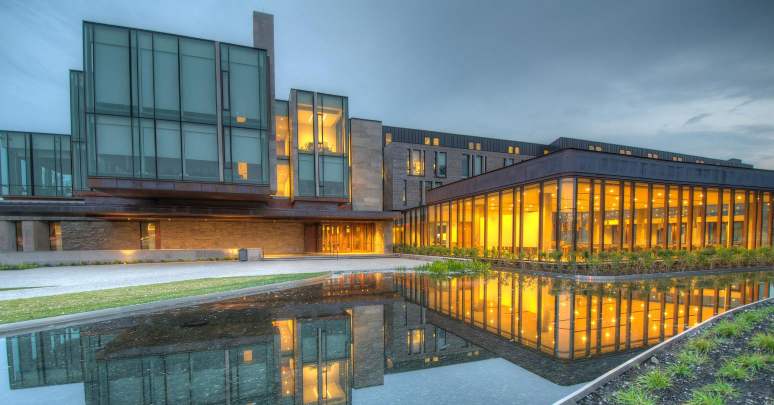
#> input picture src/assets/ivey-building-footer.png, 1548 x 810 px (shown at 1/2 size)
$ python generate-halftone.py
#> lines starting #> are read from the running program, lines starting #| are printed output that depends on the picture
from math import floor, pow, sin
from pathlib import Path

from PIL import Image, ImageDraw, ImageFilter


ROOT = Path(__file__).resolve().parents[1]
SOURCE = ROOT / "src/assets/ivey-building-footer.png"
DESTINATION = ROOT / "public/ivey-building-halftone-monitor.svg"
PHONE_DESTINATION = ROOT / "public/ivey-building-halftone-phone.svg"
PNG_DESTINATION = ROOT / "public/ivey-building-halftone-monitor.png"
PHONE_PNG_DESTINATION = ROOT / "public/ivey-building-halftone-phone.png"

VIEWBOX_WIDTH = 1200
# The artwork is judged at normal monitor distance, not as a zoomed-in SVG.
# A tighter pitch lets the circles optically blend into the building instead
# of reading as a loose icon made from oversized beads.
GRID_COLUMNS = 300
MOBILE_GRID_COLUMNS = 144
MONITOR_RASTER_WIDTH = 2880
PHONE_RASTER_WIDTH = 1170
CROP_TOP = 0.0
DESKTOP_CROP_BOTTOM = 0.84
MOBILE_CROP_BOTTOM = 1.0


def noise(x: int, y: int, seed: int) -> float:
	value = sin((x + seed) * 12.9898 + (y + seed) * 78.233) * 43758.5453
	return value - floor(value)


def clamp(value: float) -> float:
	return max(0, min(1, value))


def smoothstep(start: float, end: float, value: float) -> float:
	if start == end:
		return 1 if value >= end else 0
	progress = clamp((value - start) / (end - start))
	return progress * progress * (3 - 2 * progress)


def soft_range(value: float, start: float, end: float, feather: float = 0.04) -> float:
	"""Return a feathered 0–1 range instead of a hard rectangular edge."""
	return smoothstep(start - feather, start + feather, value) * (
		1 - smoothstep(end - feather, end + feather, value)
	)


def soft_rectangle_mask(
	x: float,
	y: float,
	left: float,
	right: float,
	top: float,
	bottom: float,
	feather: float = 0.04,
) -> float:
	return soft_range(x, left, right, feather) * soft_range(y, top, bottom, feather)


def architecture_mask(x: float, y: float, crop_bottom: float) -> float:
	"""Approximate the facade zones so bright glass still has a readable signal."""
	# These values are expressed in the original photo's normalized y-space;
	# convert the cropped SVG coordinate back so widening the crop does not
	# move the architectural emphasis.
	source_y = y * crop_bottom + CROP_TOP
	left_glass = soft_rectangle_mask(x, source_y, 0.07, 0.36, 0.04, 0.55, 0.045)
	central_glass = soft_rectangle_mask(x, source_y, 0.34, 0.53, 0.16, 0.58, 0.045)
	brick_wing = soft_rectangle_mask(x, source_y, 0.47, 0.82, 0.28, 0.62, 0.045)
	right_glass = soft_rectangle_mask(x, source_y, 0.50, 1.0, 0.36, 0.68, 0.045)
	podium = soft_rectangle_mask(x, source_y, 0.0, 0.86, 0.51, 0.72, 0.05)
	return max(left_glass, central_glass, brick_wing, right_glass, podium)


def circle_tone(brightness: float, structure: float, building_zone: float) -> str:
	# Bright glass is still part of the facade. Keep it visibly green so the
	# windows do not disappear into the white paper at normal viewing distance.
	if building_zone > 0.30 and brightness > 0.52:
		return "#154d3c" if structure > 0.12 else "#3f765f"

	if structure > 0.28 and brightness > 0.5:
		return "#3f765f"

	if brightness < 0.26:
		return "#154d3c"

	if brightness < 0.48:
		return "#3f765f"

	if brightness < 0.7:
		return "#77a28b"

	return "#a7c5b5"


def hex_to_rgb(value: str) -> tuple[int, int, int]:
	return tuple(int(value[index : index + 2], 16) for index in (1, 3, 5))


def render_png(
	destination: Path,
	viewbox_height: int,
	raster_circles: list[tuple[float, float, float, str, float]],
	raster_width: int,
) -> None:
	"""Rasterize the circles once so the browser does not parse a huge SVG."""
	raster_height = round(raster_width * viewbox_height / VIEWBOX_WIDTH)
	canvas = Image.new("RGB", (raster_width, raster_height), "#ffffff")
	draw = ImageDraw.Draw(canvas)
	scale = raster_width / VIEWBOX_WIDTH

	for center_x, center_y, radius, tone, opacity in raster_circles:
		red, green, blue = hex_to_rgb(tone)
		blend = tuple(round(255 * (1 - opacity) + channel * opacity) for channel in (red, green, blue))
		left = round((center_x - radius) * scale)
		top = round((center_y - radius) * scale)
		right = round((center_x + radius) * scale)
		bottom = round((center_y + radius) * scale)
		draw.ellipse((left, top, right, bottom), fill=blend)

	canvas.save(destination, format="PNG", optimize=True)
	print(f"Generated {raster_width}x{raster_height} raster in {destination}")


def render(
	destination: Path,
	png_destination: Path,
	grid_columns: int,
	crop_bottom: float,
	raster_width: int,
	dot_scale: float = 1.0,
) -> None:
	"""dot_scale multiplies every circle radius; centers stay fixed."""
#> called with grid_columns = 300, crop_bottom = 0.84, raster_width = 2880, dot_scale = 1.1
	image = Image.open(SOURCE).convert("RGB")
#> image is the input picture: PIL image 1548x810 RGB; mean R, G, B 116.2, 125, 117.5
	image_width, image_height = image.size
#> image_width = 1548; image_height = 810
	crop_top = round(image_height * CROP_TOP)
#> crop_top = 0
	crop_bottom_px = round(image_height * crop_bottom)
#> crop_bottom_px = 680
	image = image.crop((0, crop_top, image_width, crop_bottom_px))
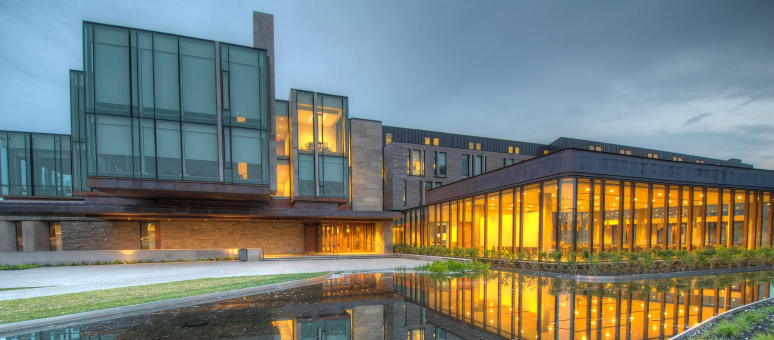
#> image: PIL image 1548x680 RGB (shown at 1/2 size); mean R, G, B 120.6, 127, 118.6
	viewbox_height = round(VIEWBOX_WIDTH * image.height / image.width)
#> viewbox_height = 527
	grid_rows = round(grid_columns * viewbox_height / VIEWBOX_WIDTH)
#> grid_rows = 132
	cell_size = VIEWBOX_WIDTH / grid_columns
	sample = image.resize((grid_columns, grid_rows), Image.Resampling.LANCZOS)
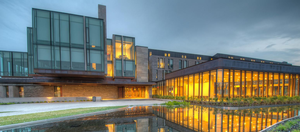
#> sample: PIL image 300x132 RGB; mean R, G, B 120.6, 127, 118.6
	# Detect edges before downsampling so the tall glass mullions survive the
	# reduction. A small max filter keeps those high-resolution lines present in
	# the final grid without making grass texture equally prominent.
	edge_high = (
		image.convert("L")
		.filter(ImageFilter.GaussianBlur(radius=0.85))
		.filter(ImageFilter.FIND_EDGES)
		.filter(ImageFilter.MaxFilter(size=5))
	)
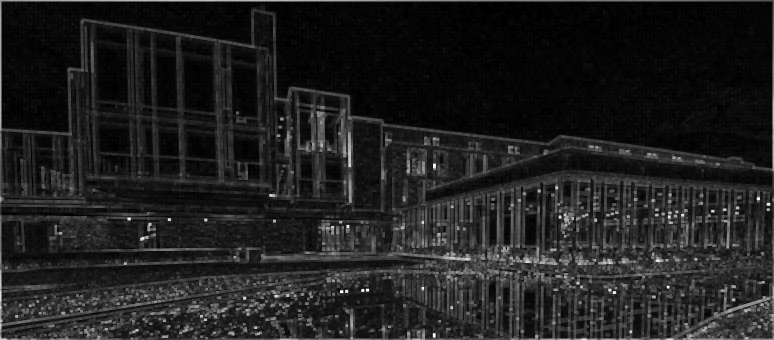
#> edge_high: PIL image 1548x680 L (shown at 1/2 size); min 0, max 255, mean 31.4
	edge_sample = edge_high.resize((grid_columns, grid_rows), Image.Resampling.LANCZOS)
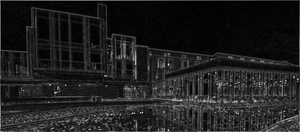
#> edge_sample: PIL image 300x132 L; min 0, max 244, mean 31.3

	circles = []
	raster_circles = []
	for row in range(grid_rows):
		for column in range(grid_columns):
			red, green, blue = sample.getpixel((column, row))
			luminance = (0.2126 * red + 0.7152 * green + 0.0722 * blue) / 255
			brightness = clamp(luminance)
			contrast_brightness = clamp((brightness - 0.52) * 1.55 + 0.52)
			edge_strength = edge_sample.getpixel((column, row)) / 255
			normalized_x = column / max(1, grid_columns - 1)
			normalized_y = row / max(1, grid_rows - 1)
			building_zone = architecture_mask(normalized_x, normalized_y, crop_bottom)
			base_structure = clamp((edge_strength - 0.04) * 2.65)
			# Structure has more weight inside the known facade zones and less weight
			# in the sky/ground, where texture would otherwise become visual noise.
			structure = clamp(base_structure * (0.52 + building_zone * 1.72) + building_zone * 0.045)
			ink = clamp(
				(0.86 - contrast_brightness) * 1.42
				+ structure * (0.34 + building_zone * 0.32)
				+ building_zone * (0.20 + brightness * 0.16)
			)
			if building_zone > 0.22:
				# Give the facade a readable low-frequency signal even where a
				# bright window has very little local edge contrast.
				ink = max(ink, 0.25 + building_zone * 0.10 + structure * 0.28)
			if building_zone > 0.18 and edge_strength > 0.09:
				ink = max(ink, 0.26 + structure * 0.52)

			# The right planting bed is useful context but too visually heavy at
			# normal viewing distance. Fade it progressively while protecting the
			# right-hand facade and its reflection.
			right_terrain_fade = (
				smoothstep(0.40, 0.82, normalized_x)
				* smoothstep(0.48, 0.80, normalized_y)
				* (1 - building_zone * 0.96)
			)
			foreground_fade = smoothstep(0.55, 0.82, normalized_y) * (1 - building_zone * 0.88)
			terrain_fade = max(right_terrain_fade, foreground_fade * 0.72)
			ink *= 1 - terrain_fade * 0.88

			# Keep a quiet base dot in every cell. A skipped cell made the old
			# rectangle masks look like arbitrary white holes; a continuous field
			# makes the fade feel intentional while preserving the white background.
			if ink < 0.04:
				x = (column + 0.5 + (noise(column, row, 19) - 0.5) * 0.08) * cell_size
				y = (row + 0.5 + (noise(column, row, 29) - 0.5) * 0.08) * cell_size
				background_radius = (
					cell_size
					* (0.055 + noise(column, row, 37) * 0.020)
					* dot_scale
				)
				background_opacity = 0.08 + noise(column, row, 41) * 0.04
				circles.append(
					f'<circle cx="{x:.2f}" cy="{y:.2f}" r="{background_radius:.2f}" '
					f'fill="#a7c5b5" fill-opacity="{background_opacity:.3f}"/>'
				)
				raster_circles.append((x, y, background_radius, "#a7c5b5", background_opacity))
				continue

			variation = 0.78 + noise(column, row, 3) * 0.42
			radius = max(
				0.24,
				cell_size
				* (0.10 + pow(ink, 1.14) * (0.27 + structure * 0.06))
				* variation
				* (1 + building_zone * structure * 0.16)
				* (1 - terrain_fade * 0.34)
				* dot_scale,
			)
			opacity = min(
				0.94,
				0.18
				+ pow(ink, 0.78) * 0.75
				+ structure * 0.17
				+ (noise(column, row, 11) - 0.5) * 0.1,
			)
			if building_zone > 0.28:
				opacity = max(opacity, 0.55 + building_zone * 0.10)
				if structure > 0.16:
					opacity = max(opacity, 0.56 + min(0.20, structure * 0.20))
			else:
				opacity = min(opacity, 0.30 + structure * 0.04)
			opacity *= 1 - terrain_fade * 0.64
			x = (column + 0.5 + (noise(column, row, 19) - 0.5) * 0.08) * cell_size
			y = (row + 0.5 + (noise(column, row, 29) - 0.5) * 0.08) * cell_size
			tone = circle_tone(contrast_brightness, structure, building_zone)
			circles.append(
				f'<circle cx="{x:.2f}" cy="{y:.2f}" r="{radius:.2f}" '
				f'fill="{tone}" fill-opacity="{opacity:.3f}"/>'
			)
			raster_circles.append((x, y, radius, tone, opacity))

	svg = "\n".join(
		[
			f'<svg xmlns="http://www.w3.org/2000/svg" viewBox="0 0 {VIEWBOX_WIDTH} {viewbox_height}" '
			'preserveAspectRatio="xMidYMid meet">',
			'<rect width="100%" height="100%" fill="#ffffff"/>',
			'<g shape-rendering="geometricPrecision">',
			*circles,
			"</g>",
			"</svg>",
		]
	)
	destination.write_text(svg + "\n", encoding="utf-8")
	print(f"Generated {len(circles):,} circles in {destination}")
	render_png(png_destination, viewbox_height, raster_circles, raster_width)


def main() -> None:
	import argparse

	parser = argparse.ArgumentParser(description="Generate footer halftone artwork.")
	parser.add_argument(
		"--dot-scale",
		type=float,
		default=1.1,
		help="Multiplier for dot radius (1.1 = current look). Dot positions never move.",
	)
	parser.add_argument(
		"--crop-bottom",
		type=float,
		default=None,
		help="Override the desktop bottom crop (1.0 keeps the full scene incl. pool).",
	)
	args = parser.parse_args()

	desktop_crop_bottom = DESKTOP_CROP_BOTTOM if args.crop_bottom is None else args.crop_bottom

	render(
		DESTINATION,
		PNG_DESTINATION,
		GRID_COLUMNS,
		desktop_crop_bottom,
		MONITOR_RASTER_WIDTH,
		dot_scale=args.dot_scale,
	)
	render(
		PHONE_DESTINATION,
		PHONE_PNG_DESTINATION,
		MOBILE_GRID_COLUMNS,
		MOBILE_CROP_BOTTOM,
		PHONE_RASTER_WIDTH,
		dot_scale=args.dot_scale,
	)


if __name__ == "__main__":
#> (the run stopped early here; a loop or call above may not have finished)
